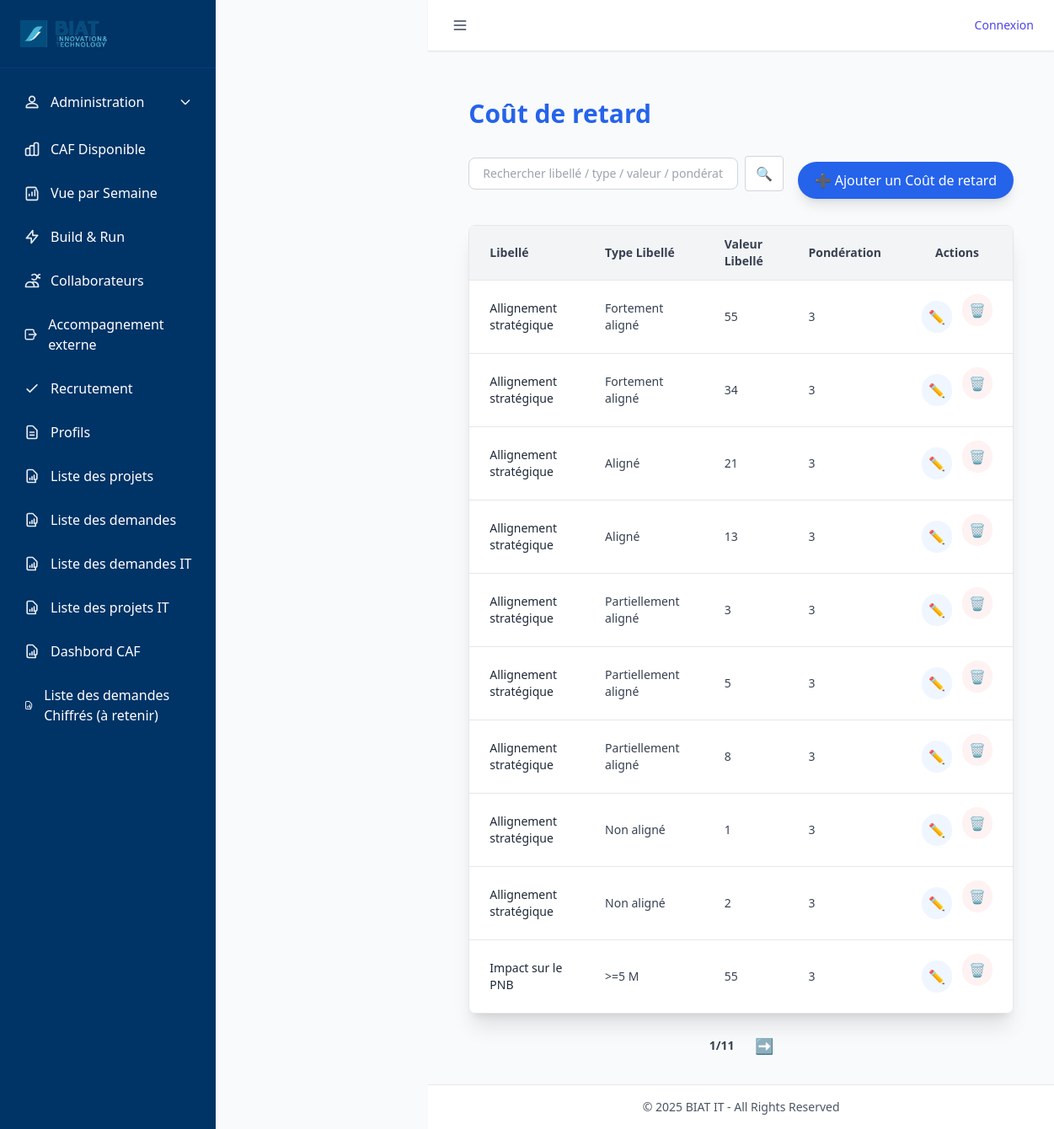
The app's page /valeurs/, older data.
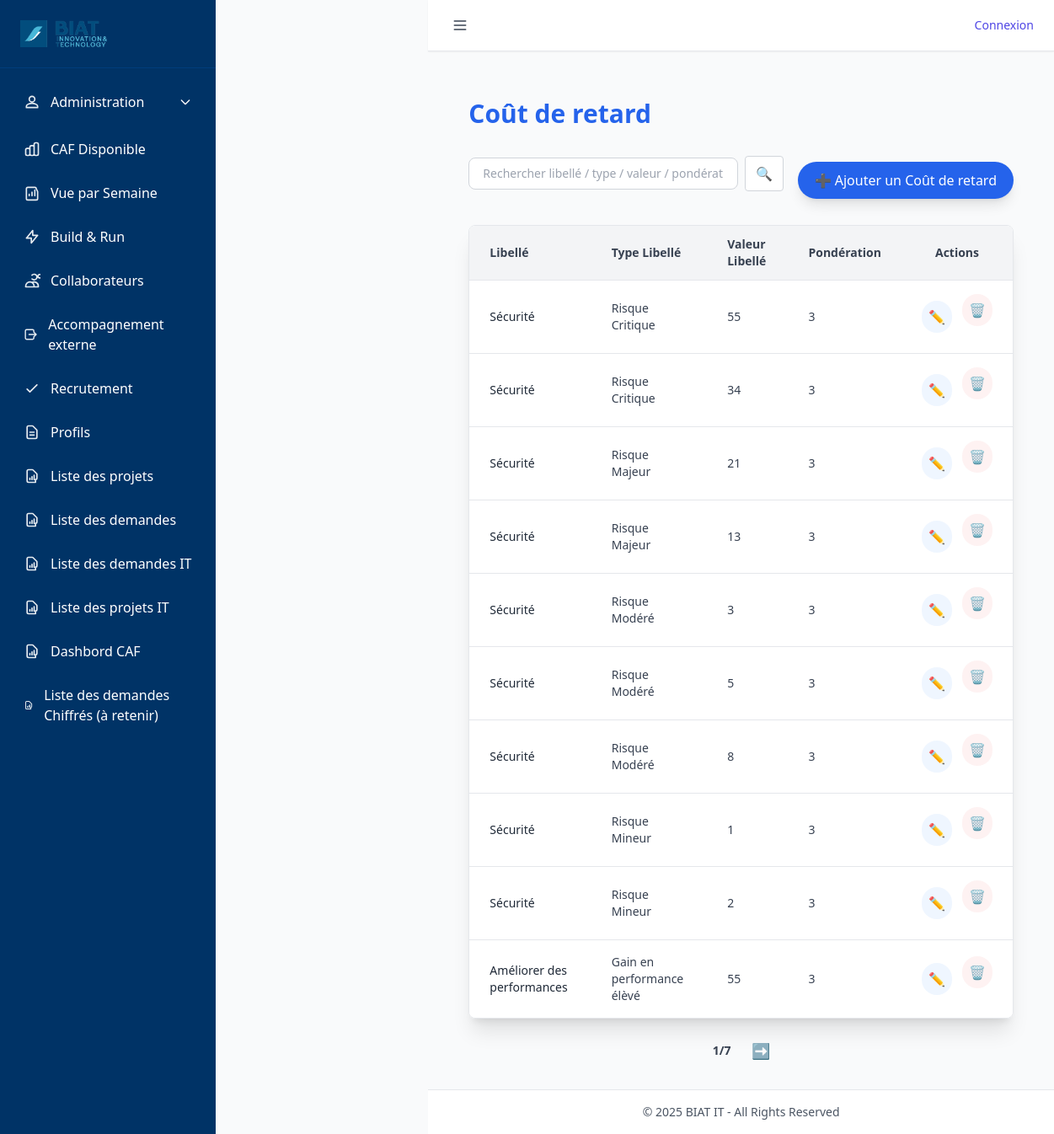
The same page, newer data.
### tables this page shows
CREATE TABLE Valeur_metier (
    id INTEGER PRIMARY KEY AUTOINCREMENT,
    libelle NVARCHAR(200),
    type_libelle NVARCHAR(200),
    valeur_libelle INTEGER,
    ponderation INTEGER,
    idate DATE,
    iuser INTEGER,
    uuser INTEGER,
    udate DATE
);

### routes/valeurs_metier_routes.py (the view, shortened to what this page needs)
@valeurs_bp.route('/')
def liste_valeurs():
    page = request.args.get('page', 1, type=int)
    per_page = 10
    offset = (page - 1) * per_page
    search = request.args.get('q', '').strip()
    base_query = "SELECT * FROM valeur_metier"
    args = []
    total_row = query_db(f"SELECT COUNT(*) AS count FROM ({base_query}) AS t", args, one=True)
    total = total_row['count'] if total_row else 0
    valeurs = query_db(
        f"{base_query} ORDER BY idate DESC, udate DESC LIMIT ? OFFSET ?",
        args + [per_page, offset]
    )
    total_pages = (total // per_page) + (1 if total % per_page else 0)
    if total_pages == 0:
        total_pages = 1
    return render_template(
        'valeur_metier_list.html',
        valeurs=valeurs,
        page=page,
        total_pages=total_pages
    )

### utils/db_utils.py (called while the page is built)
def get_connection():
    conn = sqlite3.connect(
        DB_PATH,
        timeout=60,               # ⏱️ Patiente jusqu'à 60s avant "database is locked"
        check_same_thread=False
    )
    conn.row_factory = sqlite3.Row
    conn.execute("PRAGMA journal_mode=WAL;")      # Autorise les écritures concurrentes
    conn.execute("PRAGMA synchronous=NORMAL;")    # Bon compromis vitesse/sécurité
    conn.execute("PRAGMA foreign_keys = ON;")     # Active les clés étrangères
    conn.execute("PRAGMA busy_timeout = 60000;")  # Attend 60s avant d'abandonner une écriture
    return conn

def query_db(query, args=(), one=False, retries=3, delay=1):
    for attempt in range(retries):
        try:
            conn = get_connection()
            cur = conn.execute(query, args)
            rows = cur.fetchall()
            cur.close()
            conn.close()
            return (rows[0] if rows else None) if one else rows
        except sqlite3.OperationalError as e:
            if "locked" in str(e).lower() and attempt < retries - 1:
                time.sleep(delay)
                continue
            raise

### templates/valeur_metier_list.html (shortened to what this page needs)
{% extends "base.html" %}
{% block content %}
<div class="max-w-6xl mx-auto px-6 py-8">
  <h1 class="text-3xl font-bold mb-8 text-blue-600">Coût de retard</h1>
  <div class="mb-6 flex flex-col md:flex-row md:items-center md:justify-between gap-4">
    <form method="get" action="{{ url_for('valeurs_metier.liste_valeurs') }}" class="flex items-center gap-2">
      <input type="text" name="q" value="{{ request.args.get('q','') }}"
             placeholder="Rechercher libellé / type / valeur / pondération..."
             class="border border-gray-300 rounded-lg px-4 py-2 text-sm w-80 focus:ring-blue-400 focus:border-blue-400">
      <button type="submit"
              class="bg-white border border-gray-300 px-3 py-2 rounded text-blue-600 hover:text-blue-800 transition">
        🔍
      </button>
    </form>
    <button onclick="openAddModal()"
            class="bg-blue-600 hover:bg-blue-700 text-white px-5 py-2.5 rounded-full shadow-lg">
      ➕ Ajouter un Coût de retard
    </button>
  </div>
  <div class="overflow-x-auto shadow-xl rounded-lg border border-gray-200">
    <table class="min-w-full bg-white divide-y divide-gray-200">
      <thead class="bg-gray-100">
        <tr>
          <th class="px-6 py-3 text-left text-sm font-semibold text-gray-700">Libellé</th>
          <th class="px-6 py-3 text-left text-sm font-semibold text-gray-700">Type Libellé</th>
          <th class="px-6 py-3 text-left text-sm font-semibold text-gray-700">Valeur Libellé</th>
          <th class="px-6 py-3 text-left text-sm font-semibold text-gray-700">Pondération</th>
          <th class="px-6 py-3 text-center text-sm font-semibold text-gray-700">Actions</th>
        </tr>
      </thead>
      <tbody class="divide-y divide-gray-200">
        {% for val in valeurs %}
        <tr class="hover:bg-gray-50 transition">
          <td class="px-6 py-4 text-sm text-gray-800">{{ val.libelle }}</td>
          <td class="px-6 py-4 text-sm text-gray-700">{{ val.type_libelle }}</td>
          <td class="px-6 py-4 text-sm text-gray-700">{{ val.valeur_libelle }}</td>
          <td class="px-6 py-4 text-sm text-gray-700">{{ val.ponderation }}</td>
          <td class="px-6 py-4">
            <div class="flex items-center justify-center gap-3">
              <button type="button"
                      onclick='openEditModal({{ val.id|tojson }}, {{ val.libelle|tojson }}, {{ val.type_libelle|tojson }}, {{ val.valeur_libelle|tojson }}, {{ val.ponderation|tojson }})'
                      class="p-2 rounded-full bg-blue-50 hover:bg-blue-100 text-blue-600"
                      title="Modifier">✏️</button>
              <form action="{{ url_for('valeurs_metier.supprimer_valeur', id=val.id) }}" method="post" class="inline">
                <button type="submit" onclick="return confirm('Supprimer {{ val.libelle }} ?')"
                        class="p-2 rounded-full bg-red-50 hover:bg-red-100 text-red-600" title="Supprimer">🗑️</button>
              </form>
            </div>
          </td>
        </tr>
        {% else %}
        <tr>
          <td colspan="5" class="text-center px-6 py-6 text-gray-500">Aucune valeur métier trouvée</td>
        </tr>
        {% endfor %}
      </tbody>
    </table>
  </div>
  <div class="flex justify-center items-center mt-6 gap-6">
    <span class="text-gray-700 text-sm font-semibold">{{ page }}/{{ total_pages }}</span>
    {% if page < total_pages %}
      <a href="{{ url_for('valeurs_metier.liste_valeurs', page=page+1, q=request.args.get('q','')) }}"
         class="text-blue-600 hover:text-blue-800 text-lg">➡️</a>
    {% endif %}
  </div>
</div>
{% endblock %}

Row changes from the older to the newer data that the page shows:
changed Valeur_metier (number 1 of 10 on the later page): libelle "Allignement stratégique" → "Sécurité"; type_libelle "Fortement aligné" → "Risque Critique"
changed Valeur_metier (number 2 of 10 on the later page): libelle "Allignement stratégique" → "Sécurité"; type_libelle "Fortement aligné" → "Risque Critique"
changed Valeur_metier (number 3 of 10 on the later page): libelle "Allignement stratégique" → "Sécurité"; type_libelle "Aligné" → "Risque Majeur"
changed Valeur_metier (number 4 of 10 on the later page): libelle "Allignement stratégique" → "Sécurité"; type_libelle "Aligné" → "Risque Majeur"
changed Valeur_metier (number 5 of 10 on the later page): libelle "Allignement stratégique" → "Sécurité"; type_libelle "Partiellement aligné" → "Risque Modéré"
changed Valeur_metier (number 6 of 10 on the later page): libelle "Allignement stratégique" → "Sécurité"; type_libelle "Partiellement aligné" → "Risque Modéré"
changed Valeur_metier (number 7 of 10 on the later page): libelle "Allignement stratégique" → "Sécurité"; type_libelle "Partiellement aligné" → "Risque Modéré"
changed Valeur_metier (number 8 of 10 on the later page): libelle "Allignement stratégique" → "Sécurité"; type_libelle "Non aligné" → "Risque Mineur"
changed Valeur_metier (number 9 of 10 on the later page): libelle "Allignement stratégique" → "Sécurité"; type_libelle "Non aligné" → "Risque Mineur"
changed Valeur_metier: libelle "Impact sur le PNB" → "Améliorer des performances"; type_libelle ">=5 M" → "Gain en performance élèvé"
Text that changed along with them:
{{ total_pages }}: "11" → "7"
